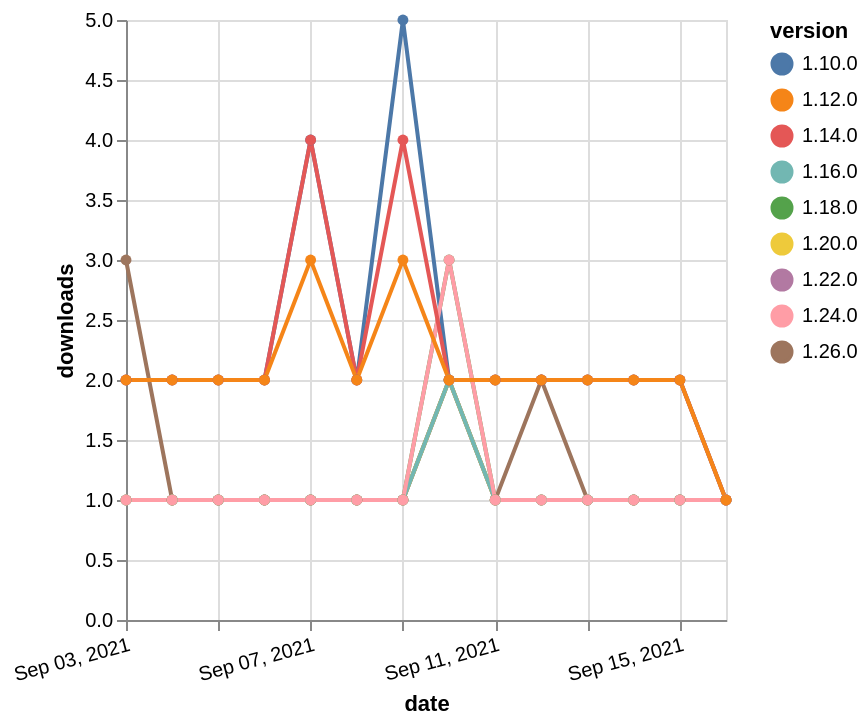

The Vega-Lite source for this figure:
### Vega-Lite specification from a JSON file in a GitHub repository (floating-point values rounded to 4 significant figures)
{"$schema": "https://vega.github.io/schema/vega-lite/v5.json", "description": "A simple bar chart with embedded data.", "data": {"values": [{"date": "2021-09-03", "total": 320, "delta": 1, "version": "1.18.0"}, {"date": "2021-09-04", "total": 321, "delta": 1, "version": "1.18.0"}, {"date": "2021-09-05", "total": 322, "delta": 1, "version": "1.18.0"}, {"date": "2021-09-06", "total": 323, "delta": 1, "version": "1.18.0"}, {"date": "2021-09-07", "total": 324, "delta": 1, "version": "1.18.0"}, {"date": "2021-09-08", "total": 325, "delta": 1, "version": "1.18.0"}, {"date": "2021-09-09", "total": 326, "delta": 1, "version": "1.18.0"}, {"date": "2021-09-10", "total": 329, "delta": 3, "version": "1.18.0"}, {"date": "2021-09-11", "total": 330, "delta": 1, "version": "1.18.0"}, {"date": "2021-09-12", "total": 331, "delta": 1, "version": "1.18.0"}, {"date": "2021-09-13", "total": 332, "delta": 1, "version": "1.18.0"}, {"date": "2021-09-14", "total": 333, "delta": 1, "version": "1.18.0"}, {"date": "2021-09-15", "total": 334, "delta": 1, "version": "1.18.0"}, {"date": "2021-09-16", "total": 335, "delta": 1, "version": "1.18.0"}, {"date": "2021-09-03", "total": 153, "delta": 1, "version": "1.22.0"}, {"date": "2021-09-04", "total": 154, "delta": 1, "version": "1.22.0"}, {"date": "2021-09-05", "total": 155, "delta": 1, "version": "1.22.0"}, {"date": "2021-09-06", "total": 156, "delta": 1, "version": "1.22.0"}, {"date": "2021-09-07", "total": 157, "delta": 1, "version": "1.22.0"}, {"date": "2021-09-08", "total": 158, "delta": 1, "version": "1.22.0"}, {"date": "2021-09-09", "total": 159, "delta": 1, "version": "1.22.0"}, {"date": "2021-09-10", "total": 161, "delta": 2, "version": "1.22.0"}, {"date": "2021-09-11", "total": 162, "delta": 1, "version": "1.22.0"}, {"date": "2021-09-12", "total": 163, "delta": 1, "version": "1.22.0"}, {"date": "2021-09-13", "total": 164, "delta": 1, "version": "1.22.0"}, {"date": "2021-09-14", "total": 165, "delta": 1, "version": "1.22.0"}, {"date": "2021-09-15", "total": 166, "delta": 1, "version": "1.22.0"}, {"date": "2021-09-16", "total": 167, "delta": 1, "version": "1.22.0"}, {"date": "2021-09-03", "total": 3085, "delta": 2, "version": "1.10.0"}, {"date": "2021-09-04", "total": 3087, "delta": 2, "version": "1.10.0"}, {"date": "2021-09-05", "total": 3089, "delta": 2, "version": "1.10.0"}, {"date": "2021-09-06", "total": 3091, "delta": 2, "version": "1.10.0"}, {"date": "2021-09-07", "total": 3095, "delta": 4, "version": "1.10.0"}, {"date": "2021-09-08", "total": 3097, "delta": 2, "version": "1.10.0"}, {"date": "2021-09-09", "total": 3102, "delta": 5, "version": "1.10.0"}, {"date": "2021-09-10", "total": 3104, "delta": 2, "version": "1.10.0"}, {"date": "2021-09-11", "total": 3106, "delta": 2, "version": "1.10.0"}, {"date": "2021-09-12", "total": 3108, "delta": 2, "version": "1.10.0"}, {"date": "2021-09-13", "total": 3110, "delta": 2, "version": "1.10.0"}, {"date": "2021-09-14", "total": 3112, "delta": 2, "version": "1.10.0"}, {"date": "2021-09-15", "total": 3114, "delta": 2, "version": "1.10.0"}, {"date": "2021-09-16", "total": 3115, "delta": 1, "version": "1.10.0"}, {"date": "2021-09-03", "total": 117, "delta": 3, "version": "1.26.0"}, {"date": "2021-09-04", "total": 118, "delta": 1, "version": "1.26.0"}, {"date": "2021-09-05", "total": 119, "delta": 1, "version": "1.26.0"}, {"date": "2021-09-06", "total": 120, "delta": 1, "version": "1.26.0"}, {"date": "2021-09-07", "total": 121, "delta": 1, "version": "1.26.0"}, {"date": "2021-09-08", "total": 122, "delta": 1, "version": "1.26.0"}, {"date": "2021-09-09", "total": 123, "delta": 1, "version": "1.26.0"}, {"date": "2021-09-10", "total": 125, "delta": 2, "version": "1.26.0"}, {"date": "2021-09-11", "total": 126, "delta": 1, "version": "1.26.0"}, {"date": "2021-09-12", "total": 128, "delta": 2, "version": "1.26.0"}, {"date": "2021-09-13", "total": 129, "delta": 1, "version": "1.26.0"}, {"date": "2021-09-14", "total": 130, "delta": 1, "version": "1.26.0"}, {"date": "2021-09-15", "total": 131, "delta": 1, "version": "1.26.0"}, {"date": "2021-09-16", "total": 132, "delta": 1, "version": "1.26.0"}, {"date": "2021-09-03", "total": 172, "delta": 1, "version": "1.20.0"}, {"date": "2021-09-04", "total": 173, "delta": 1, "version": "1.20.0"}, {"date": "2021-09-05", "total": 174, "delta": 1, "version": "1.20.0"}, {"date": "2021-09-06", "total": 175, "delta": 1, "version": "1.20.0"}, {"date": "2021-09-07", "total": 176, "delta": 1, "version": "1.20.0"}, {"date": "2021-09-08", "total": 177, "delta": 1, "version": "1.20.0"}, {"date": "2021-09-09", "total": 178, "delta": 1, "version": "1.20.0"}, {"date": "2021-09-10", "total": 180, "delta": 2, "version": "1.20.0"}, {"date": "2021-09-11", "total": 181, "delta": 1, "version": "1.20.0"}, {"date": "2021-09-12", "total": 182, "delta": 1, "version": "1.20.0"}, {"date": "2021-09-13", "total": 183, "delta": 1, "version": "1.20.0"}, {"date": "2021-09-14", "total": 184, "delta": 1, "version": "1.20.0"}, {"date": "2021-09-15", "total": 185, "delta": 1, "version": "1.20.0"}, {"date": "2021-09-16", "total": 186, "delta": 1, "version": "1.20.0"}, {"date": "2021-09-03", "total": 230, "delta": 1, "version": "1.16.0"}, {"date": "2021-09-04", "total": 231, "delta": 1, "version": "1.16.0"}, {"date": "2021-09-05", "total": 232, "delta": 1, "version": "1.16.0"}, {"date": "2021-09-06", "total": 233, "delta": 1, "version": "1.16.0"}, {"date": "2021-09-07", "total": 234, "delta": 1, "version": "1.16.0"}, {"date": "2021-09-08", "total": 235, "delta": 1, "version": "1.16.0"}, {"date": "2021-09-09", "total": 236, "delta": 1, "version": "1.16.0"}, {"date": "2021-09-10", "total": 238, "delta": 2, "version": "1.16.0"}, {"date": "2021-09-11", "total": 239, "delta": 1, "version": "1.16.0"}, {"date": "2021-09-12", "total": 240, "delta": 1, "version": "1.16.0"}, {"date": "2021-09-13", "total": 241, "delta": 1, "version": "1.16.0"}, {"date": "2021-09-14", "total": 242, "delta": 1, "version": "1.16.0"}, {"date": "2021-09-15", "total": 243, "delta": 1, "version": "1.16.0"}, {"date": "2021-09-16", "total": 244, "delta": 1, "version": "1.16.0"}, {"date": "2021-09-03", "total": 173, "delta": 1, "version": "1.24.0"}, {"date": "2021-09-04", "total": 174, "delta": 1, "version": "1.24.0"}, {"date": "2021-09-05", "total": 175, "delta": 1, "version": "1.24.0"}, {"date": "2021-09-06", "total": 176, "delta": 1, "version": "1.24.0"}, {"date": "2021-09-07", "total": 177, "delta": 1, "version": "1.24.0"}, {"date": "2021-09-08", "total": 178, "delta": 1, "version": "1.24.0"}, {"date": "2021-09-09", "total": 179, "delta": 1, "version": "1.24.0"}, {"date": "2021-09-10", "total": 182, "delta": 3, "version": "1.24.0"}, {"date": "2021-09-11", "total": 183, "delta": 1, "version": "1.24.0"}, {"date": "2021-09-12", "total": 184, "delta": 1, "version": "1.24.0"}, {"date": "2021-09-13", "total": 185, "delta": 1, "version": "1.24.0"}, {"date": "2021-09-14", "total": 186, "delta": 1, "version": "1.24.0"}, {"date": "2021-09-15", "total": 187, "delta": 1, "version": "1.24.0"}, {"date": "2021-09-16", "total": 188, "delta": 1, "version": "1.24.0"}, {"date": "2021-09-03", "total": 2446, "delta": 2, "version": "1.14.0"}, {"date": "2021-09-04", "total": 2448, "delta": 2, "version": "1.14.0"}, {"date": "2021-09-05", "total": 2450, "delta": 2, "version": "1.14.0"}, {"date": "2021-09-06", "total": 2452, "delta": 2, "version": "1.14.0"}, {"date": "2021-09-07", "total": 2456, "delta": 4, "version": "1.14.0"}, {"date": "2021-09-08", "total": 2458, "delta": 2, "version": "1.14.0"}, {"date": "2021-09-09", "total": 2462, "delta": 4, "version": "1.14.0"}, {"date": "2021-09-10", "total": 2464, "delta": 2, "version": "1.14.0"}, {"date": "2021-09-11", "total": 2466, "delta": 2, "version": "1.14.0"}, {"date": "2021-09-12", "total": 2468, "delta": 2, "version": "1.14.0"}, {"date": "2021-09-13", "total": 2470, "delta": 2, "version": "1.14.0"}, {"date": "2021-09-14", "total": 2472, "delta": 2, "version": "1.14.0"}, {"date": "2021-09-15", "total": 2474, "delta": 2, "version": "1.14.0"}, {"date": "2021-09-16", "total": 2475, "delta": 1, "version": "1.14.0"}, {"date": "2021-09-03", "total": 2602, "delta": 2, "version": "1.12.0"}, {"date": "2021-09-04", "total": 2604, "delta": 2, "version": "1.12.0"}, {"date": "2021-09-05", "total": 2606, "delta": 2, "version": "1.12.0"}, {"date": "2021-09-06", "total": 2608, "delta": 2, "version": "1.12.0"}, {"date": "2021-09-07", "total": 2611, "delta": 3, "version": "1.12.0"}, {"date": "2021-09-08", "total": 2613, "delta": 2, "version": "1.12.0"}, {"date": "2021-09-09", "total": 2616, "delta": 3, "version": "1.12.0"}, {"date": "2021-09-10", "total": 2618, "delta": 2, "version": "1.12.0"}, {"date": "2021-09-11", "total": 2620, "delta": 2, "version": "1.12.0"}, {"date": "2021-09-12", "total": 2622, "delta": 2, "version": "1.12.0"}, {"date": "2021-09-13", "total": 2624, "delta": 2, "version": "1.12.0"}, {"date": "2021-09-14", "total": 2626, "delta": 2, "version": "1.12.0"}, {"date": "2021-09-15", "total": 2628, "delta": 2, "version": "1.12.0"}, {"date": "2021-09-16", "total": 2629, "delta": 1, "version": "1.12.0"}]}, "width": "container", "mark": {"type": "line", "point": {"filled": true}}, "encoding": {"x": {"field": "date", "type": "temporal", "timeUnit": "yearmonthdate", "title": "date", "axis": {"labelAngle": -15}}, "y": {"field": "delta", "type": "quantitative", "title": "downloads"}, "color": {"field": "version", "type": "nominal"}, "tooltip": {"field": "delta"}}}
